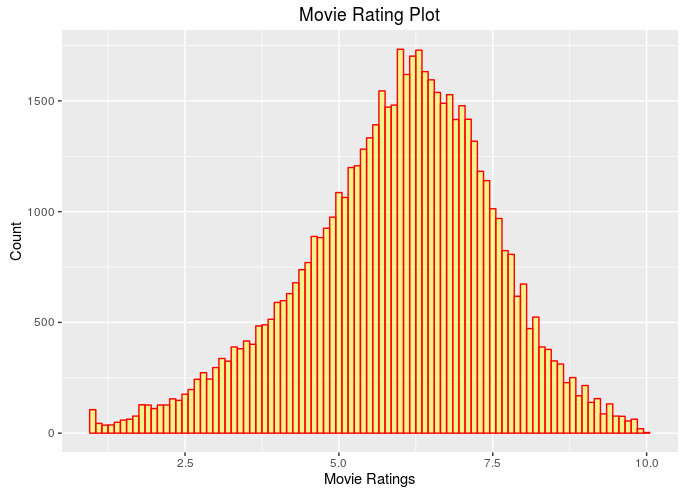

This figure's R source:
library(ggplot2)
library(ggplot2movies)

pl <- ggplot(movies,aes(x=rating))
pl2 <- pl+ geom_histogram(binwidth = 0.1,color = 'red', fill = 'yellow',alpha=0.4)

pl3 <- pl2 + xlab('Movie Ratings') + ylab('Count') + ggtitle('Movie Rating Plot')

print(pl3)
